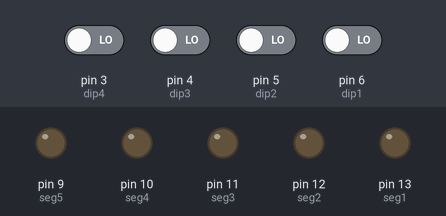
Bench run of a program on a simulated MicroPython board. On the bench: output pins drawn as LEDs (lit = HIGH). Dashed ring = blinking. Inputs (shaded band) come from the test bench; at power-on: pin 3 (dip4), pin 4 (dip3), pin 5 (dip2), pin 6 (dip1) LOW. Random numbers come from a fixed seed.

Above: at 1.2 s.
1.3 s: pin 3 (dip4) driven HIGH
At 1.7 s:
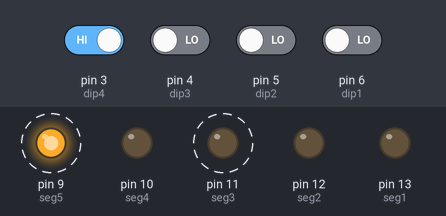
4.3 s: pin 5 (dip2) driven HIGH
7.3 s: pin 5 (dip2) driven LOW
At 8.3 s:
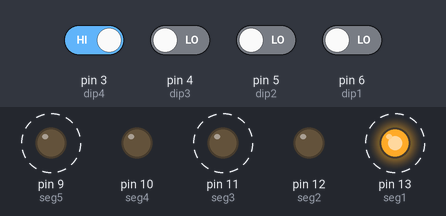
10.3 s: pin 6 (dip1) driven HIGH
13.3 s: pin 6 (dip1) driven LOW
At 14.5 s:
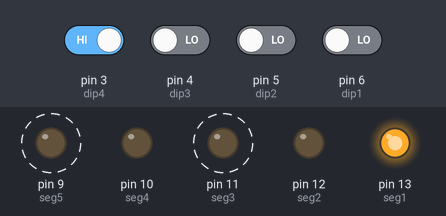
Timing chart, 0 to 17.3 s (numbered marks = the images above; inputs shaded):
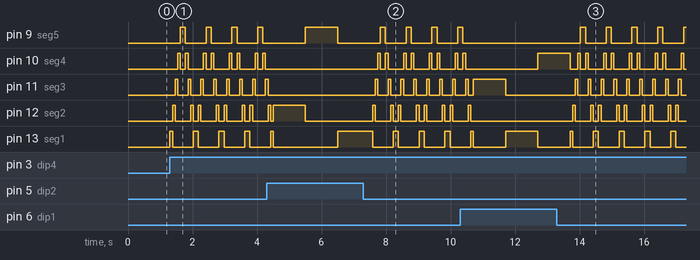

Measured:
- after the input at 1.3 s, pin 9 (seg5): alternates HIGH for 0.16 s and LOW for 0.64 s, starting after 0.32 s; pin 10 (seg4): LOW → HIGH after 0.24 s, then repeats every 0.80 s: LOW 0.16 s, HIGH 0.08 s, LOW 0.48 s, HIGH 0.08 s
- after the input at 7.3 s, pin 9 (seg5): alternates HIGH for 0.16 s and LOW for 0.64 s, starting after 0.52 s; pin 12 (seg2): LOW → HIGH after 0.28 s, then repeats every 0.80 s: LOW 0.48 s, HIGH 0.08 s, LOW 0.16 s, HIGH 0.08 s
- after the input at 13.3 s, pin 9 (seg5): alternates HIGH for 0.16 s and LOW for 0.64 s, starting after 0.72 s; pin 11 (seg3): alternates HIGH for 0.08 s and LOW for 0.32 s, starting after 0.56 s; pin 13 (seg1): LOW → HIGH after 0.40 s, then repeats every 0.80 s: LOW 0.64 s, HIGH 0.16 s

The program:

Day5c.py
```python
'''
Using switches to select light patterns
1) on one by one, off one by one
2) Knightrider!
'''

from machine import Pin
import time
import random

# Set up switch input pins
dip1 = Pin(6, Pin.IN, Pin.PULL_DOWN)
dip2 = Pin(5, Pin.IN, Pin.PULL_DOWN)
dip3 = Pin(4, Pin.IN, Pin.PULL_DOWN)
dip4 = Pin(3, Pin.IN, Pin.PULL_DOWN)
dip5 = Pin(2, Pin.IN, Pin.PULL_DOWN)

# Set up LED pins
seg1 = Pin(13, Pin.OUT)
seg2 = Pin(12, Pin.OUT)
seg3 = Pin(11, Pin.OUT)
seg4 = Pin(10, Pin.OUT)
seg5 = Pin(9, Pin.OUT)

segments = [seg1, seg2, seg3, seg4, seg5]

# turn on one by one, then off one by one
def myfunction1():
    r = random.randint(0,4)
    segments[r].value(1)
    time.sleep(1)
    segments[r].value(0)

def myfunction2():
# Knightrider! Turn them on left then right
    for segment in segments:
        segment.value(1)
        time.sleep(0.08)
        segment.value(0)

    for segment in reversed(segments):
        segment.value(1)
        time.sleep(0.08)
        segment.value(0)

while True:

    # Switch 1
    if dip1.value() == 1 or dip2.value() == 1:
        myfunction1()

    # Switch 2
    elif dip3.value() == 1 or dip4.value() == 1:
        myfunction2()
```
